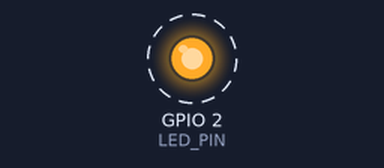
Bench run of a sketch on a simulated ESP32. Shown: output pins drawn as LEDs (lit = HIGH). Dashed ring = blinking. What the sketch prints to the serial monitor is not drawn.

Above: at 0.2 s.
Timing chart, 0 to 3.0 s (numbered marks = the images above):
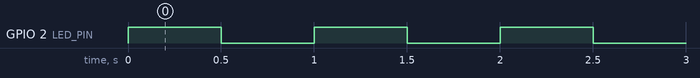

Measured:
- by itself, GPIO 2 (LED_PIN): alternates HIGH for 0.50 s and LOW for 0.50 s

The sketch:

BlinkTest.ino
```cpp
// Blink test - ESP32 DevKit V1 onboard blue LED
// Confirms the board, the COM8 port, and the toolchain all work
// before any sensors or servos are wired up.

const int LED_PIN = 2;   // onboard blue LED on most ESP32 DevKit boards

void setup() {
  Serial.begin(115200);
  pinMode(LED_PIN, OUTPUT);
  Serial.println("Blink test started");
}

void loop() {
  digitalWrite(LED_PIN, HIGH);
  Serial.println("LED ON");
  delay(500);

  digitalWrite(LED_PIN, LOW);
  Serial.println("LED OFF");
  delay(500);
}
```
